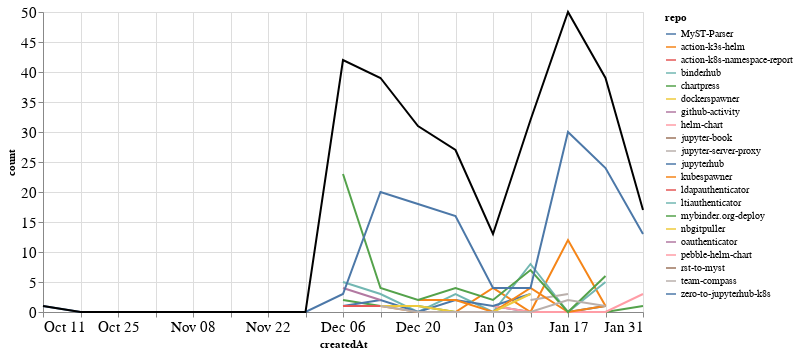

Write notebook code for a chart like this one.
### Markdown cell above
### Comments

### Code cell
comments_time = comments.groupby('repo').resample('W', on='createdAt').count()['author'].reset_index()
comments_time = comments_time.rename(columns={'author': 'count'})
comments_time_total = comments_time.groupby('createdAt').agg({"count": "sum"}).reset_index()
ch1 = alt.Chart(comments_time, width=600).mark_line().encode(
    x='createdAt',
    y='count',
    color='repo',
    tooltip="repo"
)

ch2 = alt.Chart(comments_time_total, width=600).mark_line(color="black").encode(
    x='createdAt',
    y='count',
)

ch1 + ch2

### Figure 1 — Vega-Lite specification as saved in the notebook (floating-point values rounded to 4 significant figures)
{"config": {"axisLeft": {"labelFontSize": 15}, "axisBottom": {"labelFontSize": 15}}, "layer": [{"data": {"name": "data-0f831297e5fdd663c9d789ebb13d8914"}, "mark": "line", "encoding": {"color": {"type": "nominal", "field": "repo"}, "tooltip": {"type": "nominal", "field": "repo"}, "x": {"type": "temporal", "field": "createdAt"}, "y": {"type": "quantitative", "field": "count"}}, "width": 600}, {"data": {"name": "data-86c9a03048c34736efbed0d712a527c9"}, "mark": {"type": "line", "color": "black"}, "encoding": {"x": {"type": "temporal", "field": "createdAt"}, "y": {"type": "quantitative", "field": "count"}}, "width": 600}], "$schema": "https://vega.github.io/schema/vega-lite/v4.8.1.json", "datasets": {"data-0f831297e5fdd663c9d789ebb13d8914": [{"repo": "MyST-Parser", "createdAt": "2021-01-03T00:00:00", "count": 1}, {"repo": "MyST-Parser", "createdAt": "2021-01-10T00:00:00", "count": 0}, {"repo": "MyST-Parser", "createdAt": "2021-01-17T00:00:00", "count": 0}, {"repo": "MyST-Parser", "createdAt": "2021-01-24T00:00:00", "count": 1}, {"repo": "action-k3s-helm", "createdAt": "2020-12-13T00:00:00", "count": 1}, {"repo": "action-k3s-helm", "createdAt": "2020-12-20T00:00:00", "count": 0}, {"repo": "action-k3s-helm", "createdAt": "2020-12-27T00:00:00", "count": 0}, {"repo": "action-k3s-helm", "createdAt": "2021-01-03T00:00:00", "count": 4}, {"repo": "action-k3s-helm", "createdAt": "2021-01-10T00:00:00", "count": 0}, {"repo": "action-k3s-helm", "createdAt": "2021-01-17T00:00:00", "count": 12}, {"repo": "action-k3s-helm", "createdAt": "2021-01-24T00:00:00", "count": 1}, {"repo": "action-k8s-namespace-report", "createdAt": "2021-01-17T00:00:00", "count": 3}, {"repo": "binderhub", "createdAt": "2020-12-06T00:00:00", "count": 5}, {"repo": "binderhub", "createdAt": "2020-12-13T00:00:00", "count": 3}, {"repo": "binderhub", "createdAt": "2020-12-20T00:00:00", "count": 0}, {"repo": "binderhub", "createdAt": "2020-12-27T00:00:00", "count": 3}, {"repo": "binderhub", "createdAt": "2021-01-03T00:00:00", "count": 0}, {"repo": "binderhub", "createdAt": "2021-01-10T00:00:00", "count": 8}, {"repo": "binderhub", "createdAt": "2021-01-17T00:00:00", "count": 0}, {"repo": "binderhub", "createdAt": "2021-01-24T00:00:00", "count": 5}, {"repo": "chartpress", "createdAt": "2020-12-06T00:00:00", "count": 2}, {"repo": "chartpress", "createdAt": "2020-12-13T00:00:00", "count": 1}, {"repo": "chartpress", "createdAt": "2020-12-20T00:00:00", "count": 1}, {"repo": "chartpress", "createdAt": "2020-12-27T00:00:00", "count": 0}, {"repo": "chartpress", "createdAt": "2021-01-03T00:00:00", "count": 0}, {"repo": "chartpress", "createdAt": "2021-01-10T00:00:00", "count": 0}, {"repo": "chartpress", "createdAt": "2021-01-17T00:00:00", "count": 0}, {"repo": "chartpress", "createdAt": "2021-01-24T00:00:00", "count": 0}, {"repo": "chartpress", "createdAt": "2021-01-31T00:00:00", "count": 1}, {"repo": "dockerspawner", "createdAt": "2020-12-20T00:00:00", "count": 7}, {"repo": "github-activity", "createdAt": "2020-12-13T00:00:00", "count": 1}, {"repo": "helm-chart", "createdAt": "2021-01-03T00:00:00", "count": 1}, {"repo": "helm-chart", "createdAt": "2021-01-10T00:00:00", "count": 0}, {"repo": "helm-chart", "createdAt": "2021-01-17T00:00:00", "count": 0}, {"repo": "helm-chart", "createdAt": "2021-01-24T00:00:00", "count": 0}, {"repo": "helm-chart", "createdAt": "2021-01-31T00:00:00", "count": 3}, {"repo": "jupyter-book", "createdAt": "2020-12-13T00:00:00", "count": 1}, {"repo": "jupyter-server-proxy", "createdAt": "2021-01-10T00:00:00", "count": 2}, {"repo": "jupyter-server-proxy", "createdAt": "2021-01-17T00:00:00", "count": 3}, {"repo": "jupyterhub", "createdAt": "2020-12-06T00:00:00", "count": 1}, {"repo": "jupyterhub", "createdAt": "2020-12-13T00:00:00", "count": 2}, {"repo": "jupyterhub", "createdAt": "2020-12-20T00:00:00", "count": 0}, {"repo": "jupyterhub", "createdAt": "2020-12-27T00:00:00", "count": 2}, {"repo": "jupyterhub", "createdAt": "2021-01-03T00:00:00", "count": 1}, {"repo": "jupyterhub", "createdAt": "2021-01-10T00:00:00", "count": 3}, {"repo": "kubespawner", "createdAt": "2020-12-20T00:00:00", "count": 2}, {"repo": "kubespawner", "createdAt": "2020-12-27T00:00:00", "count": 2}, {"repo": "kubespawner", "createdAt": "2021-01-03T00:00:00", "count": 0}, {"repo": "kubespawner", "createdAt": "2021-01-10T00:00:00", "count": 4}, {"repo": "kubespawner", "createdAt": "2021-01-17T00:00:00", "count": 0}, {"repo": "kubespawner", "createdAt": "2021-01-24T00:00:00", "count": 1}, {"repo": "ldapauthenticator", "createdAt": "2020-12-06T00:00:00", "count": 1}, {"repo": "ldapauthenticator", "createdAt": "2020-12-13T00:00:00", "count": 1}, {"repo": "ltiauthenticator", "createdAt": "2020-12-06T00:00:00", "count": 3}, {"repo": "mybinder.org-deploy", "createdAt": "2020-12-06T00:00:00", "count": 23}, {"repo": "mybinder.org-deploy", "createdAt": "2020-12-13T00:00:00", "count": 4}, {"repo": "mybinder.org-deploy", "createdAt": "2020-12-20T00:00:00", "count": 2}, {"repo": "mybinder.org-deploy", "createdAt": "2020-12-27T00:00:00", "count": 4}, {"repo": "mybinder.org-deploy", "createdAt": "2021-01-03T00:00:00", "count": 2}, {"repo": "mybinder.org-deploy", "createdAt": "2021-01-10T00:00:00", "count": 7}, {"repo": "mybinder.org-deploy", "createdAt": "2021-01-17T00:00:00", "count": 0}, {"repo": "mybinder.org-deploy", "createdAt": "2021-01-24T00:00:00", "count": 6}, {"repo": "nbgitpuller", "createdAt": "2020-12-13T00:00:00", "count": 1}, {"repo": "nbgitpuller", "createdAt": "2020-12-20T00:00:00", "count": 1}, {"repo": "nbgitpuller", "createdAt": "2020-12-27T00:00:00", "count": 0}, {"repo": "nbgitpuller", "createdAt": "2021-01-03T00:00:00", "count": 0}, {"repo": "nbgitpuller", "createdAt": "2021-01-10T00:00:00", "count": 3}, {"repo": "oauthenticator", "createdAt": "2020-12-06T00:00:00", "count": 4}, {"repo": "oauthenticator", "createdAt": "2020-12-13T00:00:00", "count": 2}, {"repo": "pebble-helm-chart", "createdAt": "2020-12-13T00:00:00", "count": 1}, {"repo": "rst-to-myst", "createdAt": "2021-01-10T00:00:00", "count": 1}, {"repo": "team-compass", "createdAt": "2020-12-13T00:00:00", "count": 1}, {"repo": "team-compass", "createdAt": "2020-12-20T00:00:00", "count": 0}, {"repo": "team-compass", "createdAt": "2020-12-27T00:00:00", "count": 0}, {"repo": "team-compass", "createdAt": "2021-01-03T00:00:00", "count": 0}, {"repo": "team-compass", "createdAt": "2021-01-10T00:00:00", "count": 0}, {"repo": "team-compass", "createdAt": "2021-01-17T00:00:00", "count": 2}, {"repo": "team-compass", "createdAt": "2021-01-24T00:00:00", "count": 1}, {"repo": "zero-to-jupyterhub-k8s", "createdAt": "2020-10-11T00:00:00", "count": 1}, {"repo": "zero-to-jupyterhub-k8s", "createdAt": "2020-10-18T00:00:00", "count": 0}, {"repo": "zero-to-jupyterhub-k8s", "createdAt": "2020-10-25T00:00:00", "count": 0}, {"repo": "zero-to-jupyterhub-k8s", "createdAt": "2020-11-01T00:00:00", "count": 0}, {"repo": "zero-to-jupyterhub-k8s", "createdAt": "2020-11-08T00:00:00", "count": 0}, {"repo": "zero-to-jupyterhub-k8s", "createdAt": "2020-11-15T00:00:00", "count": 0}, {"repo": "zero-to-jupyterhub-k8s", "createdAt": "2020-11-22T00:00:00", "count": 0}, {"repo": "zero-to-jupyterhub-k8s", "createdAt": "2020-11-29T00:00:00", "count": 0}, {"repo": "zero-to-jupyterhub-k8s", "createdAt": "2020-12-06T00:00:00", "count": 3}, {"repo": "zero-to-jupyterhub-k8s", "createdAt": "2020-12-13T00:00:00", "count": 20}, {"repo": "zero-to-jupyterhub-k8s", "createdAt": "2020-12-20T00:00:00", "count": 18}, {"repo": "zero-to-jupyterhub-k8s", "createdAt": "2020-12-27T00:00:00", "count": 16}, {"repo": "zero-to-jupyterhub-k8s", "createdAt": "2021-01-03T00:00:00", "count": 4}, {"repo": "zero-to-jupyterhub-k8s", "createdAt": "2021-01-10T00:00:00", "count": 4}, {"repo": "zero-to-jupyterhub-k8s", "createdAt": "2021-01-17T00:00:00", "count": 30}, {"repo": "zero-to-jupyterhub-k8s", "createdAt": "2021-01-24T00:00:00", "count": 24}, {"repo": "zero-to-jupyterhub-k8s", "createdAt": "2021-01-31T00:00:00", "count": 13}], "data-86c9a03048c34736efbed0d712a527c9": [{"createdAt": "2020-10-11T00:00:00", "count": 1}, {"createdAt": "2020-10-18T00:00:00", "count": 0}, {"createdAt": "2020-10-25T00:00:00", "count": 0}, {"createdAt": "2020-11-01T00:00:00", "count": 0}, {"createdAt": "2020-11-08T00:00:00", "count": 0}, {"createdAt": "2020-11-15T00:00:00", "count": 0}, {"createdAt": "2020-11-22T00:00:00", "count": 0}, {"createdAt": "2020-11-29T00:00:00", "count": 0}, {"createdAt": "2020-12-06T00:00:00", "count": 42}, {"createdAt": "2020-12-13T00:00:00", "count": 39}, {"createdAt": "2020-12-20T00:00:00", "count": 31}, {"createdAt": "2020-12-27T00:00:00", "count": 27}, {"createdAt": "2021-01-03T00:00:00", "count": 13}, {"createdAt": "2021-01-10T00:00:00", "count": 32}, {"createdAt": "2021-01-17T00:00:00", "count": 50}, {"createdAt": "2021-01-24T00:00:00", "count": 39}, {"createdAt": "2021-01-31T00:00:00", "count": 17}]}}
